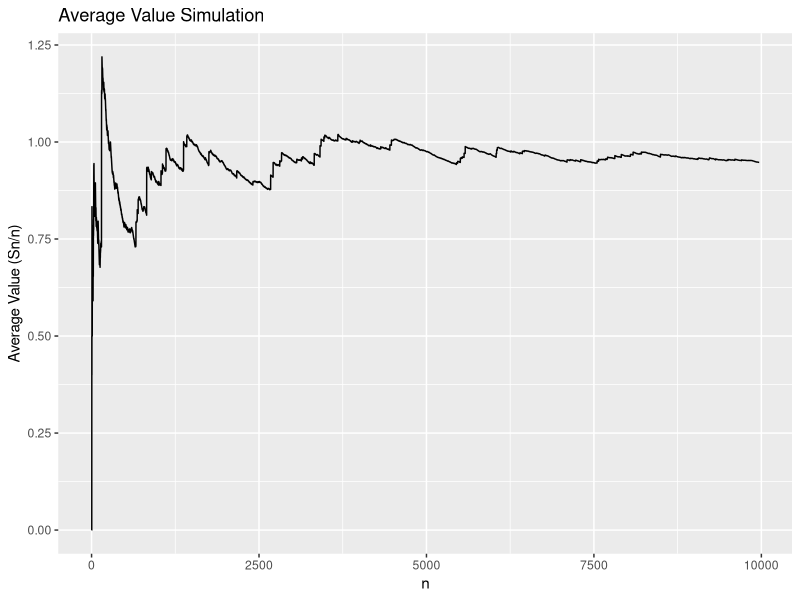

Recreate this plot in R.
## ---- chunk 1
install.packages("ggplot2")
## ---- chunk 2
get_symbols_equi_p <- function(n_carril) {
  wheel <- c("CZ","L","U", "N", "S", "B", "CP", "SVN", "BAR")
  sample(wheel, size = n_carril, replace = TRUE, 
    prob = c(1/9, 1/9, 1/9, 1/9, 1/9, 1/9, 1/9, 1/9, 1/9))
}
## ---- chunk 3
get_symbols_equi_p(3)
## ---- chunk 4
get_symbols_equi_p(3)
## ---- chunk 5
get_symbols_equi_p(5)
## ---- chunk 6
prize <- function(entrada){
  resultado = table(entrada)
  maximo = max(as.vector(resultado))
  
  if ((maximo == length(entrada)) || (maximo > length(entrada)/2 && maximo > 2)){
    switch (names(resultado[match(maximo, resultado)]),
      "L" = return(round(as.vector(resultado["L"])*(10/length(entrada)), digits = 0             )), 
      "U" = return(round(as.vector(resultado["U"])*(15/length(entrada)), digits = 0             )),
      "N" = return(round(as.vector(resultado["N"])*(20/length(entrada)), digits = 0             )),
      "S" = return(round(as.vector(resultado["S"])*(25/length(entrada)), digits = 0             )),
      "BN" = return(round(as.vector(resultado["BN"])*(30/length(entrada)), digits =              0)),
      "CP" = return(round(as.vector(resultado["CP"])*(40/length(entrada)), digits =              0)),
      "SVN" = return(round(as.vector(resultado["SVN"])*(60/length(entrada)), digits             = 0)),
      "BAR" = return(round(as.vector(resultado["BAR"])*(100/length(entrada)),                    digits = 0))
      )
  }else if(!is.na(resultado["CZ"])){
    return(round(as.vector(resultado["CZ"])*(5/length(entrada)), digits = 0))
  }else{
    return(0)
  }
}
## ---- chunk 7
play_equi_p <- function(rolls, n_carril){
  result=c()
  for (i in 1:rolls) {
    result = append(result,prize(get_symbols_equi_p(n_carril)))
  }
  return(result)
}
## ---- chunk 8
r = 10
c = 3
jugadas = play_equi_p(rolls = r,n_carril = c)
jugadas
ganancias = sum(jugadas)
print(ganancias)
gastos = 5*r
print(gastos)
total = ganancias-gastos
print(total)
## ---- chunk 9
library(ggplot2)
graficar_experimento <- function(results, title1 = "Average Value Simulation") {
  # Calcula la suma acumulada de los resultados
  Sn = cumsum(results)
  
  # Crea un data frame con los resultados
  simu = data.frame(n = 1:length(results), Sn = Sn)
  
  # Valor esperado
  expected_value = 3.5
  
  # Grafica principal
  p1 <- ggplot(data = simu, aes(x = n, y = Sn/n)) +
    geom_line() +
    geom_abline(intercept = expected_value, slope = 0, color = "red", size = 0.5) +
    ylab("Average Value (Sn/n)") +
    ggtitle(title1)
  
  # Devolver la lista de gr?ficos
  return(list(p1))
}


jugadas = play_equi_p(rolls = 10000,n_carril = 3)


graficar_experimento(jugadas)
